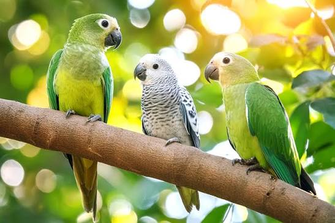
#> input picture images/image2.png, 335 x 223 px, shrunk from 547 x 365 before the run
$ jupyter execute Tasks.ipynb   (older library calls are emulated)
#> lines starting #> are read from the running program, lines starting #| are printed output that depends on the picture
[cell 1]
import cv2
import numpy as np
import matplotlib.pyplot as plt
from pathlib import Path

# Read the image
image= cv2.imread(Path("./images/image2.png"))
#> image is the input picture: shape (223, 335, 3); mean B, G, R 91.4, 161.4, 157
image= cv2.cvtColor(image, cv2.COLOR_BGR2RGB) # Convert from BGR to RGB

# Gaussian sigma
sigma= 2

# Parameter
amount= 1.5

# Convert image to float32 for processing
image_float= image.astype(np.float32) / 255.0

# Apply Gaussian blur
blurred= cv2.GaussianBlur(image_float, (0, 0), sigmaX= sigma, sigmaY= sigma)
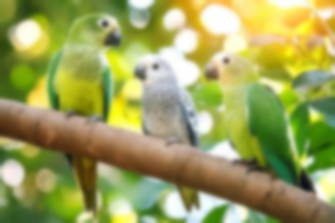
#> blurred: shape (223, 335, 3) float32; mean R, G, B 0.616, 0.633, 0.359

# Perform Unsharp Masking
sharpened= np.clip(image_float + amount * (image_float - blurred), 0, 1)
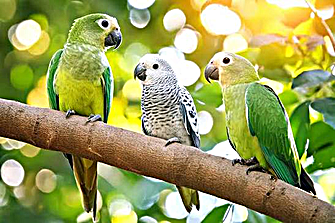
#> sharpened: shape (223, 335, 3) float32; mean R, G, B 0.61, 0.627, 0.358

# Plot original, blurred, and sharpened images
fig, ax = plt.subplots(1, 3, figsize= (15, 5))
ax[0].imshow(image)
ax[0].set_title("Original Image")
ax[0].axis("off")

ax[1].imshow(blurred)
ax[1].set_title("Blurred Image")
ax[1].axis("off")

ax[2].imshow(sharpened)
ax[2].set_title("Sharpened (Unsharp Masking)")
ax[2].axis("off")

plt.show()
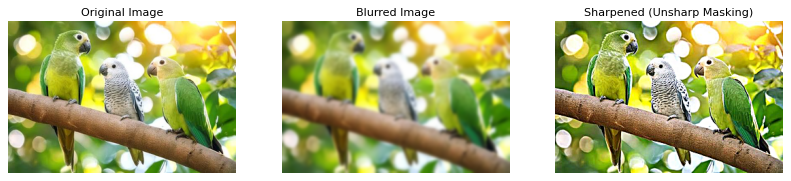
#> figure drawn by matplotlib, 3 panels

# Task#1

Convolve an image with a 7x7 box filter, and output the original and smoothed
image side by side.

[cell 2]
image= cv2.imread(Path("./images/image1.png"))
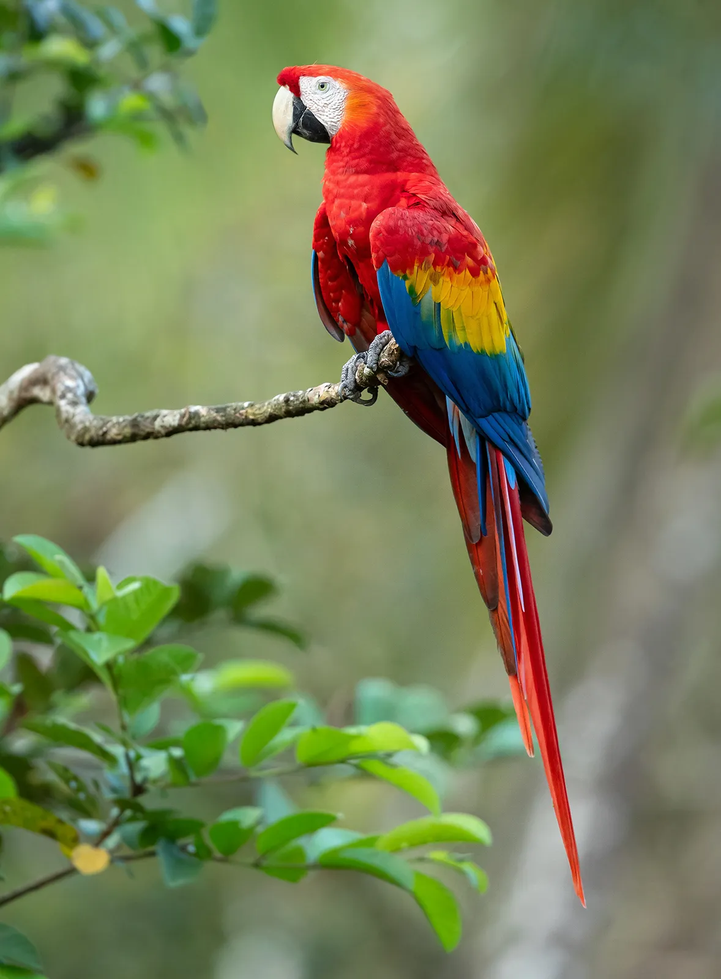
#> input picture images/image1.png, 721 x 979 px, shrunk from 1178 x 1600 before the run
#> image is the input picture: shape (979, 721, 3); mean B, G, R 89.1, 128.8, 120.2
image= cv2.cvtColor(image, cv2.COLOR_BGR2RGB) # Convert BGR to RGB

# Kernel Size: (7x7) box filter
smoothed_image= cv2.blur(image, (10, 10))
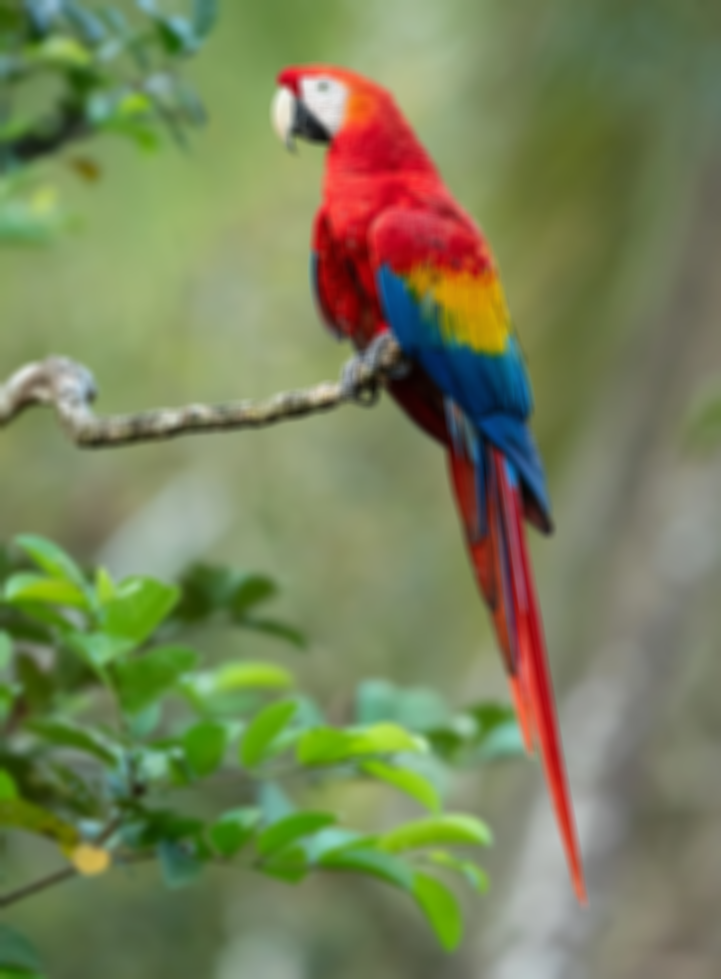
#> smoothed_image: shape (979, 721, 3); mean R, G, B 120.2, 128.9, 89.1

fig, ax = plt.subplots(1, 2, figsize= (12, 5))
ax[0].imshow(image)
ax[0].set_title("Original Image")
ax[0].axis("off")

ax[1].imshow(smoothed_image)
ax[1].set_title("Smoothed Image (7x7) Box Filter")
ax[1].axis("off")

plt.show()

# Task#2

Using an image of your choice, apply a 5x5 Gaussian filter to the image, then a
21x21 Gaussian filter, and show the three images side by side.

[cell 3]
image= cv2.imread(Path("./images/image1.png"))
image= cv2.cvtColor(image, cv2.COLOR_BGR2RGB)

# Kernel Size: (5x5) Gaussian filter to the image
gaussian_5x5= cv2.GaussianBlur(image, (5, 5), 0)

# Kernel Size: (21x21) Gaussian filter
gaussian_21x21 = cv2.GaussianBlur(image, (21, 21), 0)

# Show the three images side by side
fig, ax = plt.subplots(1, 3, figsize= (15, 5))
ax[0].imshow(image)
ax[0].set_title("Original Image")
ax[0].axis("off")

ax[1].imshow(gaussian_5x5)
ax[1].set_title("(5x5) Gaussian Filter")
ax[1].axis("off")

ax[2].imshow(gaussian_21x21)
ax[2].set_title("(21x21) Gaussian Filter")
ax[2].axis("off")

plt.show()

# Task#3

Using an image of your choice, apply a 3x3 Laplacian filter to sharpen the image.
Follow the following steps:
1. Read the image
2. Convert image to float32
3. Use the cv2.Laplacian() function
4. Sharpen the image using: np.clip(image_float - laplacian, 0, 1)
5. Plot the original image, the resulting image after applying the Laplacian filter, and the sharpened image

[cell 4]
image= cv2.imread(Path("./images/image2.png"))
image= cv2.cvtColor(image, cv2.COLOR_BGR2RGB)

# Convert image to float32
image_float= image.astype(np.float32) / 255.0

laplacian= cv2.Laplacian(image_float, cv2.CV_32F, ksize= 3) # Using cv2.CV_32F destination depth to maintain the float32 format and handle negative values.
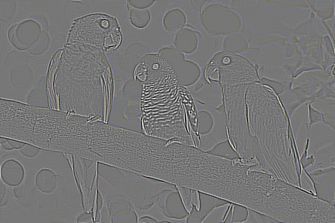
#> laplacian: shape (223, 335, 3) float32; mean R, G, B 0.000423, 0.000346, 0.000413; drawn with min black and max white

laplacian_display= np.clip(np.abs(laplacian), 0, 1) # Take the absolute value to map negative gradients to bright edges, then clip to [0, 1].
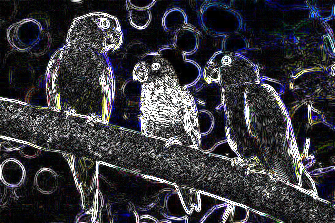
#> laplacian_display: shape (223, 335, 3) float32; mean R, G, B 0.217, 0.216, 0.238

sharpened= np.clip(image_float - laplacian, 0, 1)
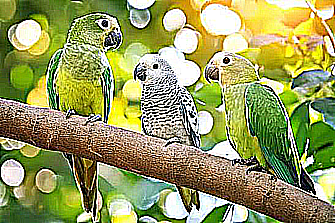
#> sharpened: shape (223, 335, 3) float32; mean R, G, B 0.594, 0.611, 0.371

fig, ax = plt.subplots(1, 4, figsize= (15, 5))

ax[0].imshow(image_float)
ax[0].set_title("Original Image")
ax[0].axis("off")

ax[1].imshow(laplacian)
ax[1].set_title("Laplacian Filter (3x3)")
ax[1].axis("off")

ax[2].imshow(laplacian_display)
ax[2].set_title("Laplacian Filter (3x3) clipping [0, 1] positives")
ax[2].axis("off")

ax[3].imshow(sharpened)
ax[3].set_title("Sharpened Image")
ax[3].axis("off")

plt.show()
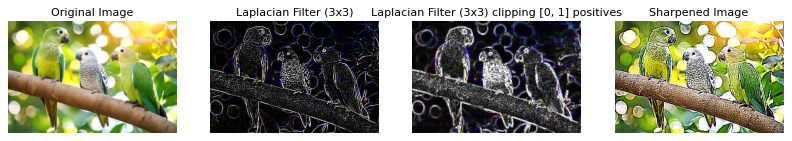
#> figure drawn by matplotlib, 4 panels
